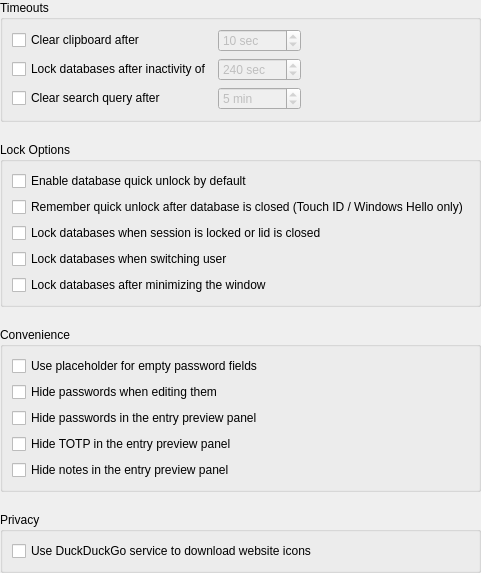
<?xml version="1.0" encoding="UTF-8"?>
<ui version="4.0">
 <class>ApplicationSettingsWidgetSecurity</class>
 <widget class="QWidget" name="ApplicationSettingsWidgetSecurity">
  <property name="geometry">
   <rect>
    <x>0</x>
    <y>0</y>
    <width>437</width>
    <height>529</height>
   </rect>
  </property>
  <layout class="QVBoxLayout" name="verticalLayout">
   <property name="spacing">
    <number>20</number>
   </property>
   <property name="leftMargin">
    <number>0</number>
   </property>
   <property name="topMargin">
    <number>0</number>
   </property>
   <property name="rightMargin">
    <number>0</number>
   </property>
   <property name="bottomMargin">
    <number>0</number>
   </property>
   <item>
    <widget class="QGroupBox" name="groupBox">
     <property name="title">
      <string>Timeouts</string>
     </property>
     <layout class="QGridLayout" name="gridLayout" columnstretch="0,0,1">
      <item row="1" column="1">
       <widget class="QSpinBox" name="lockDatabaseIdleSpinBox">
        <property name="enabled">
         <bool>false</bool>
        </property>
        <property name="sizePolicy">
         <sizepolicy hsizetype="Expanding" vsizetype="Fixed">
          <horstretch>0</horstretch>
          <verstretch>0</verstretch>
         </sizepolicy>
        </property>
        <property name="accessibleName">
         <string>Database lock timeout seconds</string>
        </property>
        <property name="suffix">
         <string comment="Seconds"> sec</string>
        </property>
        <property name="minimum">
         <number>10</number>
        </property>
        <property name="maximum">
         <number>43200</number>
        </property>
        <property name="value">
         <number>240</number>
        </property>
       </widget>
      </item>
      <item row="0" column="0">
       <widget class="QCheckBox" name="clearClipboardCheckBox">
        <property name="text">
         <string>Clear clipboard after</string>
        </property>
       </widget>
      </item>
      <item row="2" column="0">
       <widget class="QCheckBox" name="clearSearchCheckBox">
        <property name="text">
         <string>Clear search query after</string>
        </property>
       </widget>
      </item>
      <item row="2" column="1">
       <widget class="QSpinBox" name="clearSearchSpinBox">
        <property name="enabled">
         <bool>false</bool>
        </property>
        <property name="sizePolicy">
         <sizepolicy hsizetype="Expanding" vsizetype="Fixed">
          <horstretch>0</horstretch>
          <verstretch>0</verstretch>
         </sizepolicy>
        </property>
        <property name="suffix">
         <string comment="Minutes"> min</string>
        </property>
        <property name="minimum">
         <number>1</number>
        </property>
        <property name="maximum">
         <number>1440</number>
        </property>
        <property name="value">
         <number>5</number>
        </property>
        <property name="displayIntegerBase">
         <number>10</number>
        </property>
       </widget>
      </item>
      <item row="0" column="1">
       <widget class="QSpinBox" name="clearClipboardSpinBox">
        <property name="enabled">
         <bool>false</bool>
        </property>
        <property name="sizePolicy">
         <sizepolicy hsizetype="Expanding" vsizetype="Fixed">
          <horstretch>0</horstretch>
          <verstretch>0</verstretch>
         </sizepolicy>
        </property>
        <property name="accessibleName">
         <string>Clipboard clear seconds</string>
        </property>
        <property name="suffix">
         <string comment="Seconds"> sec</string>
        </property>
        <property name="minimum">
         <number>1</number>
        </property>
        <property name="maximum">
         <number>999</number>
        </property>
        <property name="value">
         <number>10</number>
        </property>
       </widget>
      </item>
      <item row="0" column="2">
       <spacer name="horizontalSpacer">
        <property name="orientation">
         <enum>Qt::Horizontal</enum>
        </property>
        <property name="sizeHint" stdset="0">
         <size>
          <width>40</width>
          <height>0</height>
         </size>
        </property>
       </spacer>
      </item>
      <item row="1" column="0">
       <widget class="QCheckBox" name="lockDatabaseIdleCheckBox">
        <property name="sizePolicy">
         <sizepolicy hsizetype="Minimum" vsizetype="Fixed">
          <horstretch>0</horstretch>
          <verstretch>0</verstretch>
         </sizepolicy>
        </property>
        <property name="text">
         <string>Lock databases after inactivity of</string>
        </property>
       </widget>
      </item>
     </layout>
    </widget>
   </item>
   <item>
    <widget class="QGroupBox" name="lockOptionsGroup">
     <property name="title">
      <string>Lock Options</string>
     </property>
     <layout class="QVBoxLayout" name="verticalLayout_4">
      <item>
       <widget class="QCheckBox" name="quickUnlockCheckBox">
        <property name="text">
         <string>Enable database quick unlock by default</string>
        </property>
       </widget>
      </item>
      <item>
       <widget class="QCheckBox" name="quickUnlockRememberCheckBox">
        <property name="toolTip">
         <string>Quick unlock can only be remembered when using Touch ID or Windows Hello</string>
        </property>
        <property name="text">
         <string>Remember quick unlock after database is closed (Touch ID / Windows Hello only)</string>
        </property>
       </widget>
      </item>
      <item>
       <widget class="QCheckBox" name="lockDatabaseOnScreenLockCheckBox">
        <property name="text">
         <string>Lock databases when session is locked or lid is closed</string>
        </property>
       </widget>
      </item>
      <item>
       <widget class="QCheckBox" name="lockDatabasesOnUserSwitchCheckBox">
        <property name="text">
         <string>Lock databases when switching user</string>
        </property>
       </widget>
      </item>
      <item>
       <widget class="QCheckBox" name="lockDatabaseMinimizeCheckBox">
        <property name="text">
         <string>Lock databases after minimizing the window</string>
        </property>
       </widget>
      </item>
     </layout>
    </widget>
   </item>
   <item>
    <widget class="QGroupBox" name="groupBox_2">
     <property name="title">
      <string>Convenience</string>
     </property>
     <layout class="QVBoxLayout" name="verticalLayout_2">
      <item>
       <widget class="QCheckBox" name="passwordShowDotsCheckBox">
        <property name="text">
         <string>Use placeholder for empty password fields</string>
        </property>
       </widget>
      </item>
      <item>
       <widget class="QCheckBox" name="passwordsHiddenCheckBox">
        <property name="text">
         <string>Hide passwords when editing them</string>
        </property>
       </widget>
      </item>
      <item>
       <widget class="QCheckBox" name="passwordPreviewCleartextCheckBox">
        <property name="text">
         <string>Hide passwords in the entry preview panel</string>
        </property>
       </widget>
      </item>
      <item>
       <widget class="QCheckBox" name="hideTotpCheckBox">
        <property name="text">
         <string>Hide TOTP in the entry preview panel</string>
        </property>
       </widget>
      </item>
      <item>
       <widget class="QCheckBox" name="hideNotesCheckBox">
        <property name="text">
         <string>Hide notes in the entry preview panel</string>
        </property>
       </widget>
      </item>
     </layout>
    </widget>
   </item>
   <item>
    <widget class="QGroupBox" name="privacy">
     <property name="title">
      <string>Privacy</string>
     </property>
     <layout class="QVBoxLayout" name="verticalLayout_3">
      <item>
       <widget class="QCheckBox" name="fallbackToSearch">
        <property name="text">
         <string>Use DuckDuckGo service to download website icons</string>
        </property>
       </widget>
      </item>
     </layout>
    </widget>
   </item>
   <item>
    <spacer name="verticalSpacer_2">
     <property name="orientation">
      <enum>Qt::Vertical</enum>
     </property>
     <property name="sizeType">
      <enum>QSizePolicy::Expanding</enum>
     </property>
     <property name="sizeHint" stdset="0">
      <size>
       <width>20</width>
       <height>30</height>
      </size>
     </property>
    </spacer>
   </item>
  </layout>
 </widget>
 <tabstops>
  <tabstop>clearClipboardCheckBox</tabstop>
  <tabstop>clearClipboardSpinBox</tabstop>
  <tabstop>lockDatabaseIdleCheckBox</tabstop>
  <tabstop>lockDatabaseIdleSpinBox</tabstop>
  <tabstop>clearSearchCheckBox</tabstop>
  <tabstop>clearSearchSpinBox</tabstop>
  <tabstop>quickUnlockCheckBox</tabstop>
  <tabstop>lockDatabaseOnScreenLockCheckBox</tabstop>
  <tabstop>lockDatabasesOnUserSwitchCheckBox</tabstop>
  <tabstop>lockDatabaseMinimizeCheckBox</tabstop>
  <tabstop>passwordShowDotsCheckBox</tabstop>
  <tabstop>passwordsHiddenCheckBox</tabstop>
  <tabstop>passwordPreviewCleartextCheckBox</tabstop>
  <tabstop>hideTotpCheckBox</tabstop>
  <tabstop>hideNotesCheckBox</tabstop>
  <tabstop>fallbackToSearch</tabstop>
 </tabstops>
 <resources/>
 <connections/>
</ui>
